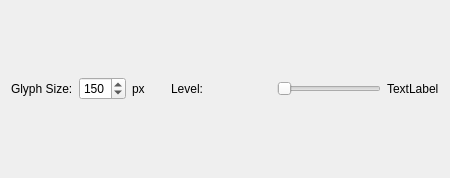
<?xml version="1.0" encoding="UTF-8"?>
<ui version="4.0">
 <class>MapController</class>
 <widget class="QWidget" name="MapController">
  <property name="geometry">
   <rect>
    <x>0</x>
    <y>0</y>
    <width>450</width>
    <height>178</height>
   </rect>
  </property>
  <property name="windowTitle">
   <string>Form</string>
  </property>
  <layout class="QHBoxLayout" name="horizontalLayout_2">
   <item>
    <layout class="QHBoxLayout" name="horizontalLayout">
     <item>
      <widget class="QLabel" name="label">
       <property name="text">
        <string>Glyph Size:</string>
       </property>
      </widget>
     </item>
     <item>
      <widget class="QSpinBox" name="glyph_size_spinbox">
       <property name="minimum">
        <number>10</number>
       </property>
       <property name="maximum">
        <number>300</number>
       </property>
       <property name="singleStep">
        <number>10</number>
       </property>
       <property name="value">
        <number>150</number>
       </property>
      </widget>
     </item>
     <item>
      <widget class="QLabel" name="label_2">
       <property name="text">
        <string>px</string>
       </property>
      </widget>
     </item>
     <item>
      <spacer name="horizontalSpacer">
       <property name="orientation">
        <enum>Qt::Horizontal</enum>
       </property>
       <property name="sizeType">
        <enum>QSizePolicy::Fixed</enum>
       </property>
       <property name="sizeHint" stdset="0">
        <size>
         <width>20</width>
         <height>20</height>
        </size>
       </property>
      </spacer>
     </item>
     <item>
      <widget class="QLabel" name="level_name_label">
       <property name="sizePolicy">
        <sizepolicy hsizetype="Fixed" vsizetype="Preferred">
         <horstretch>0</horstretch>
         <verstretch>0</verstretch>
        </sizepolicy>
       </property>
       <property name="minimumSize">
        <size>
         <width>100</width>
         <height>0</height>
        </size>
       </property>
       <property name="text">
        <string>Level:</string>
       </property>
      </widget>
     </item>
     <item>
      <widget class="QSlider" name="level_slider">
       <property name="orientation">
        <enum>Qt::Horizontal</enum>
       </property>
      </widget>
     </item>
     <item>
      <widget class="QLabel" name="level_index_label">
       <property name="sizePolicy">
        <sizepolicy hsizetype="Fixed" vsizetype="Preferred">
         <horstretch>0</horstretch>
         <verstretch>0</verstretch>
        </sizepolicy>
       </property>
       <property name="minimumSize">
        <size>
         <width>50</width>
         <height>0</height>
        </size>
       </property>
       <property name="text">
        <string>TextLabel</string>
       </property>
      </widget>
     </item>
    </layout>
   </item>
  </layout>
 </widget>
 <resources/>
 <connections/>
</ui>
